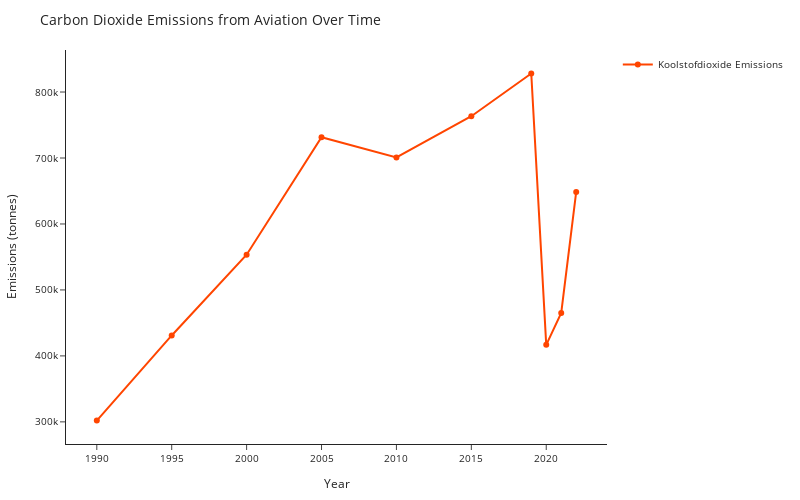

Write notebook code for a chart like this one.
### Markdown cell above
CO2 emissions are a key indicator of the environmental impact of aviation and is one of the main greenhouse gases contributing to climate change.

### Code cell
%run co2-uitstoot.ipynb

### Figure 1 — Plotly figure (JSON) as saved in the notebook; plotly's stock layout.template omitted (floating-point values rounded to 4 significant figures)
{"data": [{"line": {"color": "orangered"}, "mode": "lines+markers", "name": "Koolstofdioxide Emissions", "type": "scatter", "x": [1990, 1995, 2000, 2005, 2010, 2015, 2019, 2020, 2021, 2022], "y": [302000.0, 431000.0, 553400.0, 731500.0, 700800.0, 763400.0, 828200.0, 416800.0, 465100.0, 648600.0]}], "layout": {"font": {"size": 10}, "height": 500, "margin": {"b": 20, "l": 20, "r": 20, "t": 50}, "showlegend": true, "title": {"text": "Carbon Dioxide Emissions from Aviation Over Time"}, "width": 800, "xaxis": {"title": {"text": "Year"}}, "yaxis": {"title": {"text": "Emissions (tonnes)"}}}}
